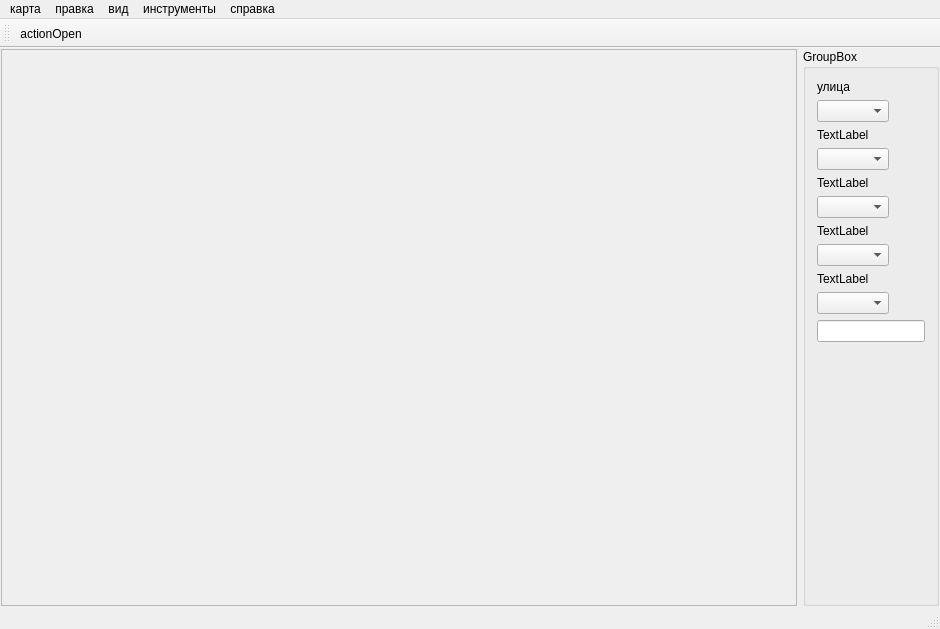
<?xml version="1.0" encoding="UTF-8"?>
<ui version="4.0">
 <class>MainWindow</class>
 <widget class="QMainWindow" name="MainWindow">
  <property name="geometry">
   <rect>
    <x>0</x>
    <y>0</y>
    <width>940</width>
    <height>629</height>
   </rect>
  </property>
  <property name="windowTitle">
   <string>HumbleMaps</string>
  </property>
  <property name="windowIcon">
   <iconset>
    <normaloff>../Users/Алексей/Desktop/icon100x100.png</normaloff>../Users/Алексей/Desktop/icon100x100.png</iconset>
  </property>
  <widget class="QWidget" name="centralWidget">
   <layout class="QHBoxLayout" name="horizontalLayout">
    <property name="margin">
     <number>1</number>
    </property>
    <item>
     <widget class="QScrollArea" name="scrollArea">
      <property name="sizePolicy">
       <sizepolicy hsizetype="Expanding" vsizetype="Expanding">
        <horstretch>1</horstretch>
        <verstretch>0</verstretch>
       </sizepolicy>
      </property>
      <property name="widgetResizable">
       <bool>true</bool>
      </property>
      <widget class="QWidget" name="scrollAreaWidgetContents">
       <property name="geometry">
        <rect>
         <x>0</x>
         <y>0</y>
         <width>771</width>
         <height>564</height>
        </rect>
       </property>
      </widget>
     </widget>
    </item>
    <item>
     <widget class="QGroupBox" name="groupBox">
      <property name="sizePolicy">
       <sizepolicy hsizetype="Fixed" vsizetype="Expanding">
        <horstretch>0</horstretch>
        <verstretch>0</verstretch>
       </sizepolicy>
      </property>
      <property name="minimumSize">
       <size>
        <width>120</width>
        <height>0</height>
       </size>
      </property>
      <property name="title">
       <string>GroupBox</string>
      </property>
      <layout class="QFormLayout" name="formLayout">
       <item row="0" column="0">
        <widget class="QLabel" name="label">
         <property name="text">
          <string>улица</string>
         </property>
        </widget>
       </item>
       <item row="1" column="0">
        <widget class="QComboBox" name="comboBox_street">
         <property name="sizePolicy">
          <sizepolicy hsizetype="Expanding" vsizetype="Fixed">
           <horstretch>0</horstretch>
           <verstretch>0</verstretch>
          </sizepolicy>
         </property>
        </widget>
       </item>
       <item row="2" column="0">
        <widget class="QLabel" name="label_2">
         <property name="text">
          <string>TextLabel</string>
         </property>
        </widget>
       </item>
       <item row="3" column="0">
        <widget class="QComboBox" name="comboBox_4">
         <property name="sizePolicy">
          <sizepolicy hsizetype="Expanding" vsizetype="Fixed">
           <horstretch>0</horstretch>
           <verstretch>0</verstretch>
          </sizepolicy>
         </property>
        </widget>
       </item>
       <item row="4" column="0">
        <widget class="QLabel" name="label_3">
         <property name="text">
          <string>TextLabel</string>
         </property>
        </widget>
       </item>
       <item row="5" column="0">
        <widget class="QComboBox" name="comboBox_3">
         <property name="sizePolicy">
          <sizepolicy hsizetype="Expanding" vsizetype="Fixed">
           <horstretch>0</horstretch>
           <verstretch>0</verstretch>
          </sizepolicy>
         </property>
        </widget>
       </item>
       <item row="6" column="0">
        <widget class="QLabel" name="label_4">
         <property name="text">
          <string>TextLabel</string>
         </property>
        </widget>
       </item>
       <item row="7" column="0">
        <widget class="QComboBox" name="comboBox_2">
         <property name="sizePolicy">
          <sizepolicy hsizetype="Expanding" vsizetype="Fixed">
           <horstretch>0</horstretch>
           <verstretch>0</verstretch>
          </sizepolicy>
         </property>
        </widget>
       </item>
       <item row="8" column="0">
        <widget class="QLabel" name="label_5">
         <property name="text">
          <string>TextLabel</string>
         </property>
        </widget>
       </item>
       <item row="9" column="0">
        <widget class="QComboBox" name="comboBox">
         <property name="sizePolicy">
          <sizepolicy hsizetype="Expanding" vsizetype="Fixed">
           <horstretch>0</horstretch>
           <verstretch>0</verstretch>
          </sizepolicy>
         </property>
        </widget>
       </item>
       <item row="10" column="0">
        <widget class="QLineEdit" name="lineEdit"/>
       </item>
      </layout>
     </widget>
    </item>
   </layout>
  </widget>
  <widget class="QMenuBar" name="menuBar">
   <property name="geometry">
    <rect>
     <x>0</x>
     <y>0</y>
     <width>940</width>
     <height>20</height>
    </rect>
   </property>
   <widget class="QMenu" name="menuMap">
    <property name="title">
     <string>карта</string>
    </property>
    <addaction name="action_7"/>
    <addaction name="separator"/>
    <addaction name="action_5"/>
   </widget>
   <widget class="QMenu" name="menuEdit">
    <property name="title">
     <string>правка</string>
    </property>
    <addaction name="action"/>
    <addaction name="action_2"/>
    <addaction name="action_3"/>
    <addaction name="action_4"/>
   </widget>
   <widget class="QMenu" name="menuView">
    <property name="title">
     <string>вид</string>
    </property>
   </widget>
   <widget class="QMenu" name="menuTools">
    <property name="title">
     <string>инструменты</string>
    </property>
   </widget>
   <widget class="QMenu" name="menuHelp">
    <property name="title">
     <string>справка</string>
    </property>
    <addaction name="actionContents"/>
    <addaction name="actionAbout"/>
   </widget>
   <addaction name="menuMap"/>
   <addaction name="menuEdit"/>
   <addaction name="menuView"/>
   <addaction name="menuTools"/>
   <addaction name="menuHelp"/>
  </widget>
  <widget class="QToolBar" name="mainToolBar">
   <attribute name="toolBarArea">
    <enum>TopToolBarArea</enum>
   </attribute>
   <attribute name="toolBarBreak">
    <bool>false</bool>
   </attribute>
   <addaction name="actionOpen"/>
  </widget>
  <widget class="QStatusBar" name="statusBar"/>
  <action name="actionContents">
   <property name="text">
    <string>содерджание</string>
   </property>
  </action>
  <action name="actionAbout">
   <property name="text">
    <string>о программе</string>
   </property>
  </action>
  <action name="actionOpen">
   <property name="text">
    <string>actionOpen</string>
   </property>
   <property name="toolTip">
    <string>Open</string>
   </property>
  </action>
  <action name="action">
   <property name="text">
    <string>редактировать улицы</string>
   </property>
  </action>
  <action name="action_2">
   <property name="text">
    <string>редактировать дорожные покрытия</string>
   </property>
  </action>
  <action name="action_3">
   <property name="text">
    <string>редактировать автомобили</string>
   </property>
  </action>
  <action name="action_4">
   <property name="text">
    <string>редактировать водителей</string>
   </property>
  </action>
  <action name="action_5">
   <property name="text">
    <string>Выход</string>
   </property>
  </action>
  <action name="action_7">
   <property name="text">
    <string>Создать</string>
   </property>
  </action>
 </widget>
 <layoutdefault spacing="6" margin="11"/>
 <resources/>
 <connections/>
</ui>
